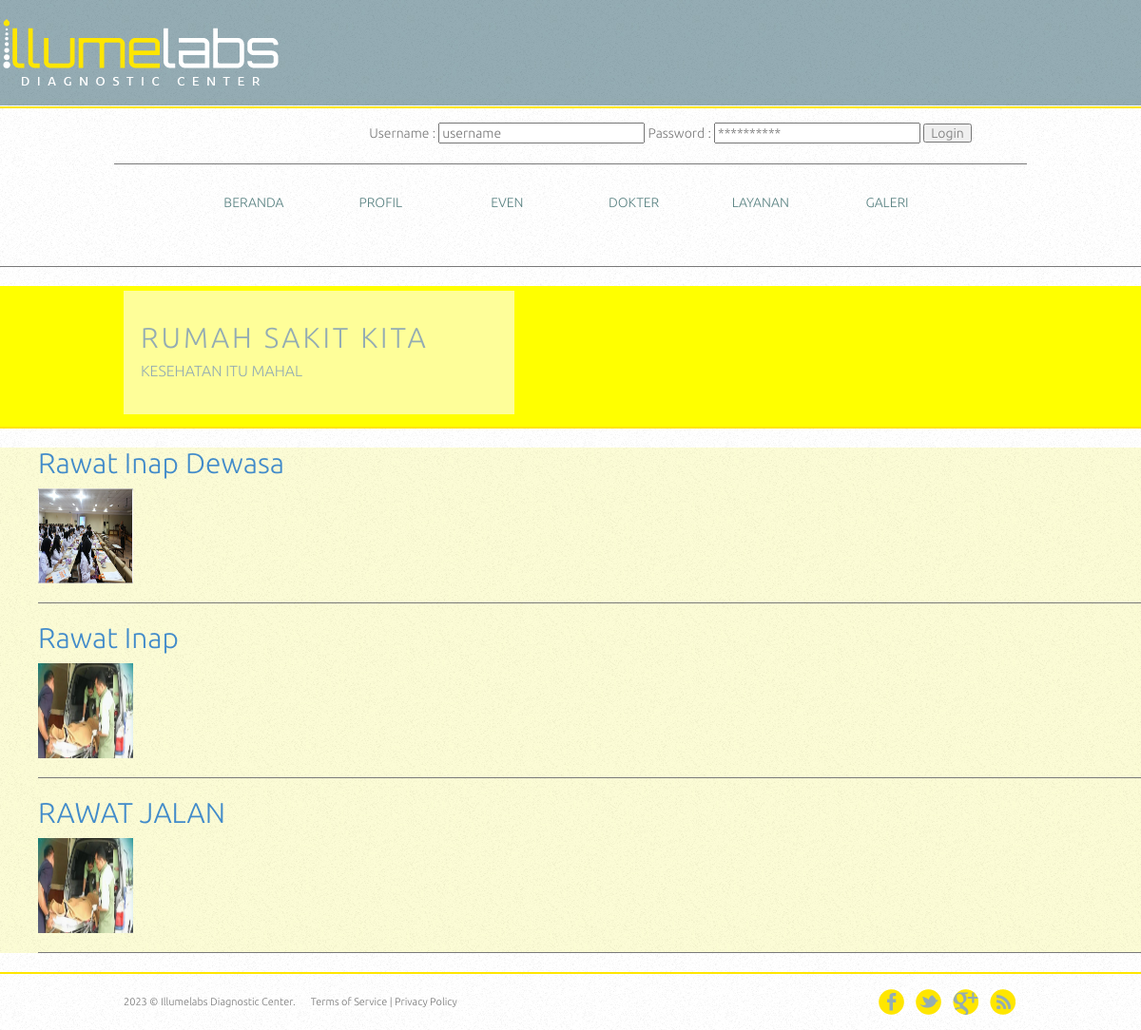
Page /Layanan.php on the committed database.
### tables this page shows
CREATE TABLE IF NOT EXISTS `pelayanan` (
`id_pelayanan` int(5) NOT NULL,
  `nama_pelayanan` varchar(20) NOT NULL,
  `deskripsi` longtext NOT NULL,
  `foto` varchar(50) NOT NULL
);

### Layanan.php (called while the page is built, shortened)
<?php
require 'pages/beranda.php';
?>

### libraries/m_layanan.php (called while the page is built, shortened)
<?php
class layanan{
	private $db;
	public function layanan(){
		$this->db = new DBClass();
	}
	public function readAlllayanan(){
		$query = "SELECT * FROM pelayanan ";
		return $this->db->getRows($query);
	}
}
?>

### libraries/DBClass.php (called while the page is built, shortened)
<?php
	class DBClass
	{
		public $host, $user, $password;
		function __construct()
		{
			$this->db = false;
			$this->dbname = 'rumah_sakit';
			$this->host   = 'localhost';
			$this->user   = 'root';
			$this->password = '';
		}
		function connect()
		{
			$this->db = mysql_connect(
				$this->host,
				$this->user,
				$this->password)
			or die("Database Connection Access Error..".mysql_error());
		}
		function getRows($sql)
		{
			$this->rowColl = mysql_query($sql) or die("Error : ".mysql_error());
			$rows  = array();
			while ($row = mysql_fetch_array($this->rowColl, MYSQL_ASSOC))
				$rows[] = $row;
			return $rows;
		}
	}
?>

### pages/v_Layanan.php (the view, shortened to what this page needs)
 <?php
require_once('libraries/m_layanan.php');
require_once('libraries/DBClass.php');
$layanan = new layanan();
$data = $layanan->readAlllayanan();
?>
		<ul>
			  <?php foreach($data as $r):?>
			<a href='detail_layanan.php?id=<?php echo  $r['id_pelayanan']; ?>'>
			<li>
				<div class="figure">
<span><h2><?php echo  $r['nama_pelayanan']; ?></h2></span>
<img src="<?php echo  $r['foto']; ?>" alt='foto-profil' width='100' height='100' border='5px'></div>
			</li><a>
			<hr/>
				<?php endforeach?>
		</ul>

### css/style.css (style rules this page uses)
body { background: url(../images/bg-body.jpg) repeat; font-family: 'Conv_Ubuntu-Light'; font-size: 14px; font-weight: normal; line-height: 1; margin: 0; min-width: 960px; padding: 0; }
#footer div p a { color: #767676; text-decoration: none; }

### assets/css/style.css (style rules this page uses)
body { color: #797979; background: #f2f2f2; font-family: 'Ruda', sans-serif; padding: 0px !important; margin: 0px !important; font-size:13px; }
ul li { list-style: none; }
a, a:hover, a:focus { text-decoration: none; outline: none; }
hr { margin-top: 20px; margin-bottom: 20px; border: 0; border-top: 1px solid #797979; }

### rows in the picture
pelayanan: nama_pelayanan "Rawat Inap Dewasa", foto (picture)
pelayanan: nama_pelayanan "Rawat Inap", foto (picture)
pelayanan: nama_pelayanan "RAWAT JALAN", foto (picture)
